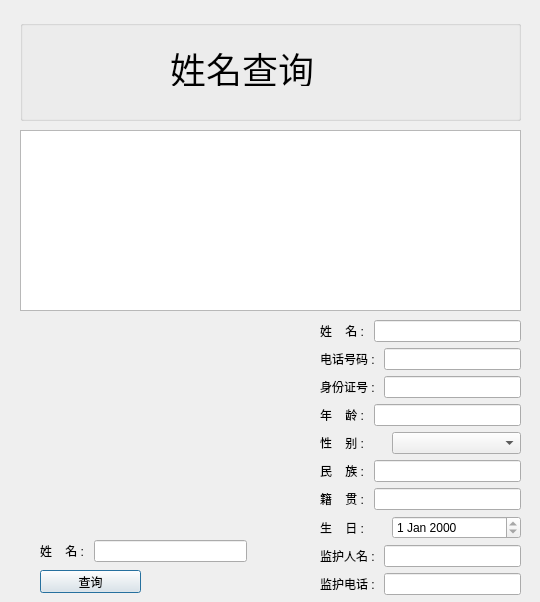
<?xml version="1.0" encoding="UTF-8"?>
<ui version="4.0">
 <class>nameDialog</class>
 <widget class="QDialog" name="nameDialog">
  <property name="geometry">
   <rect>
    <x>0</x>
    <y>0</y>
    <width>540</width>
    <height>602</height>
   </rect>
  </property>
  <property name="windowTitle">
   <string>Dialog</string>
  </property>
  <widget class="QLabel" name="label">
   <property name="geometry">
    <rect>
     <x>50</x>
     <y>330</y>
     <width>161</width>
     <height>181</height>
    </rect>
   </property>
   <property name="text">
    <string/>
   </property>
  </widget>
  <widget class="QWidget" name="layoutWidget">
   <property name="geometry">
    <rect>
     <x>320</x>
     <y>320</y>
     <width>201</width>
     <height>276</height>
    </rect>
   </property>
   <layout class="QVBoxLayout" name="verticalLayout">
    <item>
     <layout class="QHBoxLayout" name="horizontalLayout">
      <item>
       <widget class="QLabel" name="label_2">
        <property name="text">
         <string>姓    名 : </string>
        </property>
       </widget>
      </item>
      <item>
       <widget class="QLineEdit" name="lineEdit">
        <property name="alignment">
         <set>Qt::AlignRight|Qt::AlignTrailing|Qt::AlignVCenter</set>
        </property>
       </widget>
      </item>
     </layout>
    </item>
    <item>
     <layout class="QHBoxLayout" name="horizontalLayout_2">
      <item>
       <widget class="QLabel" name="label_3">
        <property name="text">
         <string>电话号码 : </string>
        </property>
       </widget>
      </item>
      <item>
       <widget class="QLineEdit" name="lineEdit_2">
        <property name="alignment">
         <set>Qt::AlignRight|Qt::AlignTrailing|Qt::AlignVCenter</set>
        </property>
       </widget>
      </item>
     </layout>
    </item>
    <item>
     <layout class="QHBoxLayout" name="horizontalLayout_4">
      <item>
       <widget class="QLabel" name="label_5">
        <property name="text">
         <string>身份证号 : </string>
        </property>
       </widget>
      </item>
      <item>
       <widget class="QLineEdit" name="lineEdit_3">
        <property name="alignment">
         <set>Qt::AlignRight|Qt::AlignTrailing|Qt::AlignVCenter</set>
        </property>
       </widget>
      </item>
     </layout>
    </item>
    <item>
     <layout class="QHBoxLayout" name="horizontalLayout_5">
      <item>
       <widget class="QLabel" name="label_6">
        <property name="text">
         <string>年    龄 : </string>
        </property>
       </widget>
      </item>
      <item>
       <widget class="QLineEdit" name="lineEdit_4">
        <property name="minimumSize">
         <size>
          <width>0</width>
          <height>0</height>
         </size>
        </property>
        <property name="alignment">
         <set>Qt::AlignRight|Qt::AlignTrailing|Qt::AlignVCenter</set>
        </property>
       </widget>
      </item>
     </layout>
    </item>
    <item>
     <layout class="QHBoxLayout" name="horizontalLayout_6">
      <item>
       <widget class="QLabel" name="label_7">
        <property name="maximumSize">
         <size>
          <width>66</width>
          <height>16777215</height>
         </size>
        </property>
        <property name="text">
         <string>性    别 : </string>
        </property>
       </widget>
      </item>
      <item>
       <widget class="QComboBox" name="comboBox">
        <property name="enabled">
         <bool>true</bool>
        </property>
        <property name="minimumSize">
         <size>
          <width>0</width>
          <height>0</height>
         </size>
        </property>
        <property name="layoutDirection">
         <enum>Qt::LeftToRight</enum>
        </property>
        <item>
         <property name="text">
          <string/>
         </property>
        </item>
        <item>
         <property name="text">
          <string>男</string>
         </property>
        </item>
        <item>
         <property name="text">
          <string>女</string>
         </property>
        </item>
       </widget>
      </item>
     </layout>
    </item>
    <item>
     <layout class="QHBoxLayout" name="horizontalLayout_7">
      <item>
       <widget class="QLabel" name="label_9">
        <property name="text">
         <string>民    族 : </string>
        </property>
       </widget>
      </item>
      <item>
       <widget class="QLineEdit" name="lineEdit_6">
        <property name="frame">
         <bool>true</bool>
        </property>
        <property name="alignment">
         <set>Qt::AlignRight|Qt::AlignTrailing|Qt::AlignVCenter</set>
        </property>
        <property name="readOnly">
         <bool>false</bool>
        </property>
       </widget>
      </item>
     </layout>
    </item>
    <item>
     <layout class="QHBoxLayout" name="horizontalLayout_9">
      <item>
       <widget class="QLabel" name="label_10">
        <property name="text">
         <string>籍    贯 : </string>
        </property>
       </widget>
      </item>
      <item>
       <widget class="QLineEdit" name="lineEdit_7">
        <property name="alignment">
         <set>Qt::AlignRight|Qt::AlignTrailing|Qt::AlignVCenter</set>
        </property>
       </widget>
      </item>
     </layout>
    </item>
    <item>
     <layout class="QHBoxLayout" name="horizontalLayout_3">
      <item>
       <widget class="QLabel" name="label_4">
        <property name="maximumSize">
         <size>
          <width>66</width>
          <height>16777215</height>
         </size>
        </property>
        <property name="text">
         <string>生    日 : </string>
        </property>
       </widget>
      </item>
      <item>
       <widget class="QDateEdit" name="dateEdit">
        <property name="minimumSize">
         <size>
          <width>0</width>
          <height>0</height>
         </size>
        </property>
        <property name="readOnly">
         <bool>true</bool>
        </property>
       </widget>
      </item>
     </layout>
    </item>
    <item>
     <layout class="QHBoxLayout" name="horizontalLayout_10">
      <item>
       <widget class="QLabel" name="label_11">
        <property name="text">
         <string>监护人名 : </string>
        </property>
       </widget>
      </item>
      <item>
       <widget class="QLineEdit" name="lineEdit_8">
        <property name="alignment">
         <set>Qt::AlignRight|Qt::AlignTrailing|Qt::AlignVCenter</set>
        </property>
       </widget>
      </item>
     </layout>
    </item>
    <item>
     <layout class="QHBoxLayout" name="horizontalLayout_11">
      <item>
       <widget class="QLabel" name="label_12">
        <property name="text">
         <string>监护电话 : </string>
        </property>
       </widget>
      </item>
      <item>
       <widget class="QLineEdit" name="lineEdit_9">
        <property name="alignment">
         <set>Qt::AlignRight|Qt::AlignTrailing|Qt::AlignVCenter</set>
        </property>
       </widget>
      </item>
     </layout>
    </item>
   </layout>
  </widget>
  <widget class="QTableView" name="tableView">
   <property name="geometry">
    <rect>
     <x>20</x>
     <y>130</y>
     <width>501</width>
     <height>181</height>
    </rect>
   </property>
  </widget>
  <widget class="QGroupBox" name="groupBox">
   <property name="geometry">
    <rect>
     <x>20</x>
     <y>20</y>
     <width>501</width>
     <height>101</height>
    </rect>
   </property>
   <property name="title">
    <string/>
   </property>
   <widget class="QLabel" name="label_8">
    <property name="geometry">
     <rect>
      <x>150</x>
      <y>30</y>
      <width>180</width>
      <height>36</height>
     </rect>
    </property>
    <property name="font">
     <font>
      <pointsize>27</pointsize>
     </font>
    </property>
    <property name="text">
     <string>姓名查询</string>
    </property>
   </widget>
  </widget>
  <widget class="QWidget" name="layoutWidget_2">
   <property name="geometry">
    <rect>
     <x>40</x>
     <y>540</y>
     <width>207</width>
     <height>22</height>
    </rect>
   </property>
   <layout class="QHBoxLayout" name="horizontalLayout_8">
    <item>
     <widget class="QLabel" name="label_13">
      <property name="text">
       <string>姓    名 : </string>
      </property>
     </widget>
    </item>
    <item>
     <widget class="QLineEdit" name="lineEdit_5">
      <property name="alignment">
       <set>Qt::AlignRight|Qt::AlignTrailing|Qt::AlignVCenter</set>
      </property>
     </widget>
    </item>
   </layout>
  </widget>
  <widget class="QPushButton" name="pushButton">
   <property name="geometry">
    <rect>
     <x>40</x>
     <y>570</y>
     <width>101</width>
     <height>23</height>
    </rect>
   </property>
   <property name="text">
    <string>查询</string>
   </property>
  </widget>
 </widget>
 <resources/>
 <connections/>
</ui>
